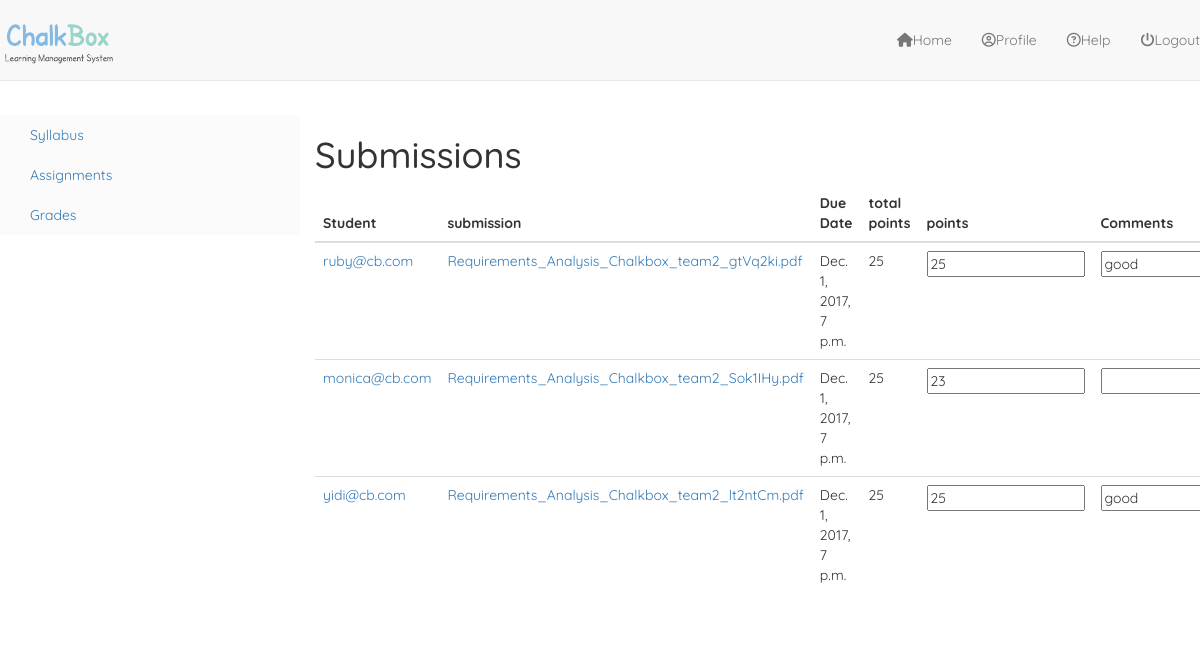
The app's page /courses/2/submissions/11 with its own data.
### submissions/models.py (models this page shows, shortened)
class Submission(models.Model):
    course = models.ForeignKey(Course)
    user = models.ForeignKey(User)
    assignment = models.ForeignKey(Assignment)
    submission	= models.FileField(null=True, blank=True)
    points	= models.IntegerField(null=True, blank=True)
    total_points	= models.IntegerField(null=True, blank=True)
    comments = models.TextField(blank=True)
    updated	= models.DateTimeField(auto_now=True)

### accounts/models.py (models this page shows, shortened)
class User(AbstractBaseUser):
	username    = models.CharField(max_length=120)
	email       = models.EmailField(max_length=255, unique=True)
	full_name   = models.CharField(max_length=255, blank=True, null=True)
	biography   = models.TextField(blank=True)
	phone_number= models.IntegerField(blank=True, null=True)
	is_active   = models.BooleanField(default=True) # can login
	staff       = models.BooleanField(default=False) # staff user non superuser
	admin       = models.BooleanField(default=False) # superuser
	timestamp   = models.DateTimeField(auto_now_add=True)
	courses     = models.ManyToManyField(Course, blank=True)
	USERNAME_FIELD = 'email'
	REQUIRED_FIELDS = [] #['full_name'] #python manage.py createsuperuser
	objects = UserManager()
	def __str__(self):
		return self.email

### assignments/models.py (models this page shows, shortened)
class Assignment(models.Model):
	course = models.ForeignKey(Course)
	title = models.CharField(max_length=120, unique=True)
	due_date = models.DateTimeField()
	total_points	= models.IntegerField()
	description = models.TextField(blank=True)
	updated     = models.DateTimeField(auto_now=True)
	timestamp   = models.DateTimeField(auto_now_add=True)
	question	= models.FileField(null=True, blank=True)
	publish		= models.BooleanField(default=False)

### submissions/views.py (the view, shortened to what this page needs)
# urls.py: url(r'^(?P<aid>\d+)$', submission_list, name="submission_list"),
def submission_list(request, cid=None, aid=None):
	submissions = Submission.objects.all().filter(course__id=cid, assignment__id=aid)
	context = {
		"object_list": submissions,
		"id": cid,
	}
	return render(request, "submission/submissions.html", context)

### templates/submission/submissions.html (shortened to what this page needs)
{% extends "base_navbar.html" %}
{% block content %}
<div class="modal-body row">
	{% include "side_bar.html" with cid=id %}
    <div class="col-md-9">
	    <div class="content">
			<h1>Submissions</h1>
			<table class="table">
				<thead>
				    <tr>
				      <th scope="col">Student</th>
				      <th scope="col">submission</th>
				      <th scope="col">Due Date</th>
				      <th scope="col">total points</th>
				      <th scope="col">points</th>
				      <th scope="col">Comments</th>
				    </tr>
				</thead>
				<tbody>
			       	{% for obj in object_list %}
					    <tr>
					      <td><a href=''>{{ obj.user }}</a></td>
					      {% if obj.submission %}
					      	<td><a href='{{ obj.submission.url }}'>{{ obj.submission }}</a></td>
					      {% else %}
					      	<td></td>
					      {% endif %}
					      <td>{{ obj.assignment.due_date }}</td>
					      <td>{{ obj.assignment.total_points }}</td>
					      <form action='' method='POST'>{% csrf_token %}
					      <td><input type="hidden" name="sid" value="{{ obj.id }}" /><input type="text" name="points" value="{{ obj.points }}"/></td>
					      <td><input type="text" name="comments" value="{{ obj.comments }}"/></td>
					      </form>
					    </tr>
			       	{% endfor %}
		       	</tbody>
			</table>
		</div>
    </div>
</div>
{% endblock %}

### static_proj/static_root/css/navbar-static-top.css (style rules this page uses)
body { min-height: 2000px; }

### static_proj/static_root/css/custom.css (style rules this page uses)
html { height: 100%; margin: 0; padding: 0; border: 0; overflow-x: hidden; }
body { min-height: 100% !important; font-family: 'Quicksand', 'Raleway', sans-serif; margin: 0; padding: 0; border: 0; overflow-x: hidden; }

### static_proj/static_root/css/style.css (style rules this page uses)
*, *:before, *:after { box-sizing: border-box; }

### records on screen
Submission: user "ruby@cb.com", submission "Requirements_Analysis_Chalkbox_team2_gtVq2ki.pdf", assignment.due_date "Dec. 1, 2017, 7 p.m.", assignment.total_points "25", points "25", comments "good"
Submission: user "monica@cb.com", submission "Requirements_Analysis_Chalkbox_team2_Sok1IHy.pdf", assignment.due_date "Dec. 1, 2017, 7 p.m.", assignment.total_points "25", points "23"
Submission: user "yidi@cb.com", submission "Requirements_Analysis_Chalkbox_team2_lt2ntCm.pdf", assignment.due_date "Dec. 1, 2017, 7 p.m.", assignment.total_points "25", points "25", comments "good"
